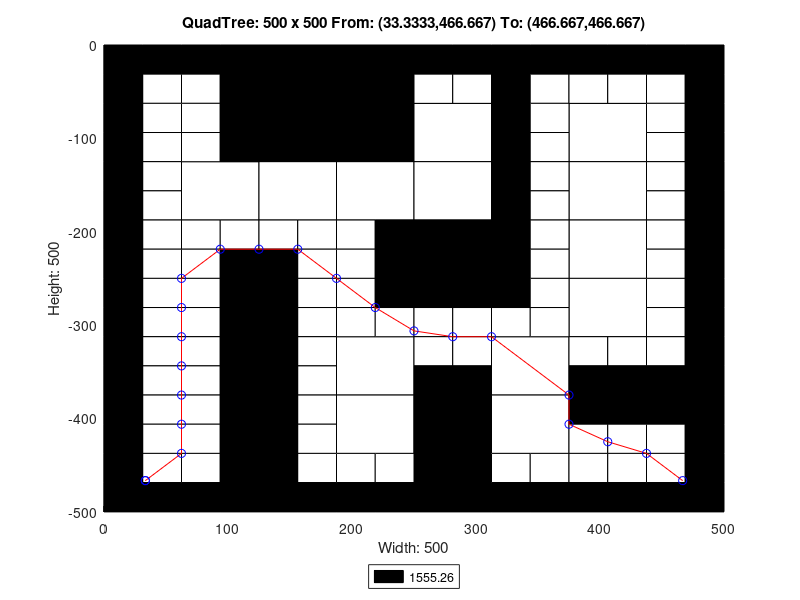

This chart was generated by the following MATLAB code:
axis([0 500 -500 0]);
title('QuadTree: 500 x 500 From: (33.3333,466.667) To: (466.667,466.667)');
xlabel('Width: 500');
ylabel('Height: 500');
rectangle('Position',[125 -125 125 125], 'FaceColor',[0 0 0]);
rectangle('Position',[62.5 -187.5 62.5 62.5], 'FaceColor',[1 1 1]);
rectangle('Position',[125 -187.5 62.5 62.5], 'FaceColor',[1 1 1]);
rectangle('Position',[187.5 -187.5 62.5 62.5], 'FaceColor',[1 1 1]);
rectangle('Position',[250 -125 62.5 62.5], 'FaceColor',[1 1 1]);
rectangle('Position',[375 -125 62.5 62.5], 'FaceColor',[1 1 1]);
rectangle('Position',[250 -187.5 62.5 62.5], 'FaceColor',[1 1 1]);
rectangle('Position',[250 -250 62.5 62.5], 'FaceColor',[0 0 0]);
rectangle('Position',[375 -187.5 62.5 62.5], 'FaceColor',[1 1 1]);
rectangle('Position',[375 -250 62.5 62.5], 'FaceColor',[1 1 1]);
rectangle('Position',[187.5 -375 62.5 62.5], 'FaceColor',[1 1 1]);
rectangle('Position',[187.5 -437.5 62.5 62.5], 'FaceColor',[1 1 1]);
rectangle('Position',[312.5 -375 62.5 62.5], 'FaceColor',[1 1 1]);
rectangle('Position',[375 -312.5 62.5 62.5], 'FaceColor',[1 1 1]);
rectangle('Position',[250 -437.5 62.5 62.5], 'FaceColor',[0 0 0]);
rectangle('Position',[312.5 -437.5 62.5 62.5], 'FaceColor',[1 1 1]);
rectangle('Position',[250 -500 62.5 62.5], 'FaceColor',[0 0 0]);
rectangle('Position',[0 -31.25 31.25 31.25], 'FaceColor',[0 0 0]);
rectangle('Position',[31.25 -31.25 31.25 31.25], 'FaceColor',[0 0 0]);
rectangle('Position',[0 -62.5 31.25 31.25], 'FaceColor',[0 0 0]);
rectangle('Position',[31.25 -62.5 31.25 31.25], 'FaceColor',[1 1 1]);
rectangle('Position',[62.5 -31.25 31.25 31.25], 'FaceColor',[0 0 0]);
rectangle('Position',[93.75 -31.25 31.25 31.25], 'FaceColor',[0 0 0]);
rectangle('Position',[62.5 -62.5 31.25 31.25], 'FaceColor',[1 1 1]);
rectangle('Position',[93.75 -62.5 31.25 31.25], 'FaceColor',[0 0 0]);
rectangle('Position',[0 -93.75 31.25 31.25], 'FaceColor',[0 0 0]);
rectangle('Position',[31.25 -93.75 31.25 31.25], 'FaceColor',[1 1 1]);
rectangle('Position',[0 -125 31.25 31.25], 'FaceColor',[0 0 0]);
rectangle('Position',[31.25 -125 31.25 31.25], 'FaceColor',[1 1 1]);
rectangle('Position',[62.5 -93.75 31.25 31.25], 'FaceColor',[1 1 1]);
rectangle('Position',[93.75 -93.75 31.25 31.25], 'FaceColor',[0 0 0]);
rectangle('Position',[62.5 -125 31.25 31.25], 'FaceColor',[1 1 1]);
rectangle('Position',[93.75 -125 31.25 31.25], 'FaceColor',[0 0 0]);
rectangle('Position',[0 -156.25 31.25 31.25], 'FaceColor',[0 0 0]);
rectangle('Position',[31.25 -156.25 31.25 31.25], 'FaceColor',[1 1 1]);
rectangle('Position',[0 -187.5 31.25 31.25], 'FaceColor',[0 0 0]);
rectangle('Position',[31.25 -187.5 31.25 31.25], 'FaceColor',[1 1 1]);
rectangle('Position',[0 -218.75 31.25 31.25], 'FaceColor',[0 0 0]);
rectangle('Position',[31.25 -218.75 31.25 31.25], 'FaceColor',[1 1 1]);
rectangle('Position',[0 -250 31.25 31.25], 'FaceColor',[0 0 0]);
rectangle('Position',[31.25 -250 31.25 31.25], 'FaceColor',[1 1 1]);
rectangle('Position',[62.5 -218.75 31.25 31.25], 'FaceColor',[1 1 1]);
rectangle('Position',[93.75 -218.75 31.25 31.25], 'FaceColor',[1 1 1]);
rectangle('Position',[62.5 -250 31.25 31.25], 'FaceColor',[1 1 1]);
rectangle('Position',[93.75 -250 31.25 31.25], 'FaceColor',[0 0 0]);
rectangle('Position',[125 -218.75 31.25 31.25], 'FaceColor',[1 1 1]);
rectangle('Position',[156.25 -218.75 31.25 31.25], 'FaceColor',[1 1 1]);
rectangle('Position',[125 -250 31.25 31.25], 'FaceColor',[0 0 0]);
rectangle('Position',[156.25 -250 31.25 31.25], 'FaceColor',[1 1 1]);
rectangle('Position',[187.5 -218.75 31.25 31.25], 'FaceColor',[1 1 1]);
rectangle('Position',[218.75 -218.75 31.25 31.25], 'FaceColor',[0 0 0]);
rectangle('Position',[187.5 -250 31.25 31.25], 'FaceColor',[1 1 1]);
rectangle('Position',[218.75 -250 31.25 31.25], 'FaceColor',[0 0 0]);
rectangle('Position',[250 -31.25 31.25 31.25], 'FaceColor',[0 0 0]);
rectangle('Position',[281.25 -31.25 31.25 31.25], 'FaceColor',[0 0 0]);
rectangle('Position',[250 -62.5 31.25 31.25], 'FaceColor',[1 1 1]);
rectangle('Position',[281.25 -62.5 31.25 31.25], 'FaceColor',[1 1 1]);
rectangle('Position',[312.5 -31.25 31.25 31.25], 'FaceColor',[0 0 0]);
rectangle('Position',[343.75 -31.25 31.25 31.25], 'FaceColor',[0 0 0]);
rectangle('Position',[312.5 -62.5 31.25 31.25], 'FaceColor',[0 0 0]);
rectangle('Position',[343.75 -62.5 31.25 31.25], 'FaceColor',[1 1 1]);
rectangle('Position',[312.5 -93.75 31.25 31.25], 'FaceColor',[0 0 0]);
rectangle('Position',[343.75 -93.75 31.25 31.25], 'FaceColor',[1 1 1]);
rectangle('Position',[312.5 -125 31.25 31.25], 'FaceColor',[0 0 0]);
rectangle('Position',[343.75 -125 31.25 31.25], 'FaceColor',[1 1 1]);
rectangle('Position',[375 -31.25 31.25 31.25], 'FaceColor',[0 0 0]);
rectangle('Position',[406.25 -31.25 31.25 31.25], 'FaceColor',[0 0 0]);
rectangle('Position',[375 -62.5 31.25 31.25], 'FaceColor',[1 1 1]);
rectangle('Position',[406.25 -62.5 31.25 31.25], 'FaceColor',[1 1 1]);
rectangle('Position',[437.5 -31.25 31.25 31.25], 'FaceColor',[0 0 0]);
rectangle('Position',[468.75 -31.25 31.25 31.25], 'FaceColor',[0 0 0]);
rectangle('Position',[437.5 -62.5 31.25 31.25], 'FaceColor',[1 1 1]);
rectangle('Position',[468.75 -62.5 31.25 31.25], 'FaceColor',[0 0 0]);
rectangle('Position',[437.5 -93.75 31.25 31.25], 'FaceColor',[1 1 1]);
rectangle('Position',[468.75 -93.75 31.25 31.25], 'FaceColor',[0 0 0]);
rectangle('Position',[437.5 -125 31.25 31.25], 'FaceColor',[1 1 1]);
rectangle('Position',[468.75 -125 31.25 31.25], 'FaceColor',[0 0 0]);
rectangle('Position',[312.5 -156.25 31.25 31.25], 'FaceColor',[0 0 0]);
rectangle('Position',[343.75 -156.25 31.25 31.25], 'FaceColor',[1 1 1]);
rectangle('Position',[312.5 -187.5 31.25 31.25], 'FaceColor',[0 0 0]);
rectangle('Position',[343.75 -187.5 31.25 31.25], 'FaceColor',[1 1 1]);
rectangle('Position',[312.5 -218.75 31.25 31.25], 'FaceColor',[0 0 0]);
rectangle('Position',[343.75 -218.75 31.25 31.25], 'FaceColor',[1 1 1]);
rectangle('Position',[312.5 -250 31.25 31.25], 'FaceColor',[0 0 0]);
rectangle('Position',[343.75 -250 31.25 31.25], 'FaceColor',[1 1 1]);
rectangle('Position',[437.5 -156.25 31.25 31.25], 'FaceColor',[1 1 1]);
rectangle('Position',[468.75 -156.25 31.25 31.25], 'FaceColor',[0 0 0]);
rectangle('Position',[437.5 -187.5 31.25 31.25], 'FaceColor',[1 1 1]);
rectangle('Position',[468.75 -187.5 31.25 31.25], 'FaceColor',[0 0 0]);
rectangle('Position',[437.5 -218.75 31.25 31.25], 'FaceColor',[1 1 1]);
rectangle('Position',[468.75 -218.75 31.25 31.25], 'FaceColor',[0 0 0]);
rectangle('Position',[437.5 -250 31.25 31.25], 'FaceColor',[1 1 1]);
rectangle('Position',[468.75 -250 31.25 31.25], 'FaceColor',[0 0 0]);
rectangle('Position',[0 -281.25 31.25 31.25], 'FaceColor',[0 0 0]);
rectangle('Position',[31.25 -281.25 31.25 31.25], 'FaceColor',[1 1 1]);
rectangle('Position',[0 -312.5 31.25 31.25], 'FaceColor',[0 0 0]);
rectangle('Position',[31.25 -312.5 31.25 31.25], 'FaceColor',[1 1 1]);
rectangle('Position',[62.5 -281.25 31.25 31.25], 'FaceColor',[1 1 1]);
rectangle('Position',[93.75 -281.25 31.25 31.25], 'FaceColor',[0 0 0]);
rectangle('Position',[62.5 -312.5 31.25 31.25], 'FaceColor',[1 1 1]);
rectangle('Position',[93.75 -312.5 31.25 31.25], 'FaceColor',[0 0 0]);
rectangle('Position',[0 -343.75 31.25 31.25], 'FaceColor',[0 0 0]);
rectangle('Position',[31.25 -343.75 31.25 31.25], 'FaceColor',[1 1 1]);
rectangle('Position',[0 -375 31.25 31.25], 'FaceColor',[0 0 0]);
rectangle('Position',[31.25 -375 31.25 31.25], 'FaceColor',[1 1 1]);
rectangle('Position',[62.5 -343.75 31.25 31.25], 'FaceColor',[1 1 1]);
rectangle('Position',[93.75 -343.75 31.25 31.25], 'FaceColor',[0 0 0]);
rectangle('Position',[62.5 -375 31.25 31.25], 'FaceColor',[1 1 1]);
rectangle('Position',[93.75 -375 31.25 31.25], 'FaceColor',[0 0 0]);
rectangle('Position',[125 -281.25 31.25 31.25], 'FaceColor',[0 0 0]);
rectangle('Position',[156.25 -281.25 31.25 31.25], 'FaceColor',[1 1 1]);
rectangle('Position',[125 -312.5 31.25 31.25], 'FaceColor',[0 0 0]);
rectangle('Position',[156.25 -312.5 31.25 31.25], 'FaceColor',[1 1 1]);
rectangle('Position',[187.5 -281.25 31.25 31.25], 'FaceColor',[1 1 1]);
rectangle('Position',[218.75 -281.25 31.25 31.25], 'FaceColor',[0 0 0]);
rectangle('Position',[187.5 -312.5 31.25 31.25], 'FaceColor',[1 1 1]);
rectangle('Position',[218.75 -312.5 31.25 31.25], 'FaceColor',[1 1 1]);
rectangle('Position',[125 -343.75 31.25 31.25], 'FaceColor',[0 0 0]);
rectangle('Position',[156.25 -343.75 31.25 31.25], 'FaceColor',[1 1 1]);
rectangle('Position',[125 -375 31.25 31.25], 'FaceColor',[0 0 0]);
rectangle('Position',[156.25 -375 31.25 31.25], 'FaceColor',[1 1 1]);
rectangle('Position',[0 -406.25 31.25 31.25], 'FaceColor',[0 0 0]);
rectangle('Position',[31.25 -406.25 31.25 31.25], 'FaceColor',[1 1 1]);
rectangle('Position',[0 -437.5 31.25 31.25], 'FaceColor',[0 0 0]);
rectangle('Position',[31.25 -437.5 31.25 31.25], 'FaceColor',[1 1 1]);
rectangle('Position',[62.5 -406.25 31.25 31.25], 'FaceColor',[1 1 1]);
rectangle('Position',[93.75 -406.25 31.25 31.25], 'FaceColor',[0 0 0]);
rectangle('Position',[62.5 -437.5 31.25 31.25], 'FaceColor',[1 1 1]);
rectangle('Position',[93.75 -437.5 31.25 31.25], 'FaceColor',[0 0 0]);
rectangle('Position',[0 -468.75 31.25 31.25], 'FaceColor',[0 0 0]);
rectangle('Position',[31.25 -468.75 31.25 31.25], 'FaceColor',[1 1 1]);
rectangle('Position',[0 -500 31.25 31.25], 'FaceColor',[0 0 0]);
rectangle('Position',[31.25 -500 31.25 31.25], 'FaceColor',[0 0 0]);
rectangle('Position',[62.5 -468.75 31.25 31.25], 'FaceColor',[1 1 1]);
rectangle('Position',[93.75 -468.75 31.25 31.25], 'FaceColor',[0 0 0]);
rectangle('Position',[62.5 -500 31.25 31.25], 'FaceColor',[0 0 0]);
rectangle('Position',[93.75 -500 31.25 31.25], 'FaceColor',[0 0 0]);
rectangle('Position',[125 -406.25 31.25 31.25], 'FaceColor',[0 0 0]);
rectangle('Position',[156.25 -406.25 31.25 31.25], 'FaceColor',[1 1 1]);
rectangle('Position',[125 -437.5 31.25 31.25], 'FaceColor',[0 0 0]);
rectangle('Position',[156.25 -437.5 31.25 31.25], 'FaceColor',[1 1 1]);
rectangle('Position',[125 -468.75 31.25 31.25], 'FaceColor',[0 0 0]);
rectangle('Position',[156.25 -468.75 31.25 31.25], 'FaceColor',[1 1 1]);
rectangle('Position',[125 -500 31.25 31.25], 'FaceColor',[0 0 0]);
rectangle('Position',[156.25 -500 31.25 31.25], 'FaceColor',[0 0 0]);
rectangle('Position',[187.5 -468.75 31.25 31.25], 'FaceColor',[1 1 1]);
rectangle('Position',[218.75 -468.75 31.25 31.25], 'FaceColor',[1 1 1]);
rectangle('Position',[187.5 -500 31.25 31.25], 'FaceColor',[0 0 0]);
rectangle('Position',[218.75 -500 31.25 31.25], 'FaceColor',[0 0 0]);
rectangle('Position',[250 -281.25 31.25 31.25], 'FaceColor',[0 0 0]);
rectangle('Position',[281.25 -281.25 31.25 31.25], 'FaceColor',[0 0 0]);
rectangle('Position',[250 -312.5 31.25 31.25], 'FaceColor',[1 1 1]);
rectangle('Position',[281.25 -312.5 31.25 31.25], 'FaceColor',[1 1 1]);
rectangle('Position',[312.5 -281.25 31.25 31.25], 'FaceColor',[0 0 0]);
rectangle('Position',[343.75 -281.25 31.25 31.25], 'FaceColor',[1 1 1]);
rectangle('Position',[312.5 -312.5 31.25 31.25], 'FaceColor',[1 1 1]);
rectangle('Position',[343.75 -312.5 31.25 31.25], 'FaceColor',[1 1 1]);
rectangle('Position',[250 -343.75 31.25 31.25], 'FaceColor',[1 1 1]);
rectangle('Position',[281.25 -343.75 31.25 31.25], 'FaceColor',[1 1 1]);
rectangle('Position',[250 -375 31.25 31.25], 'FaceColor',[0 0 0]);
rectangle('Position',[281.25 -375 31.25 31.25], 'FaceColor',[0 0 0]);
rectangle('Position',[437.5 -281.25 31.25 31.25], 'FaceColor',[1 1 1]);
rectangle('Position',[468.75 -281.25 31.25 31.25], 'FaceColor',[0 0 0]);
rectangle('Position',[437.5 -312.5 31.25 31.25], 'FaceColor',[1 1 1]);
rectangle('Position',[468.75 -312.5 31.25 31.25], 'FaceColor',[0 0 0]);
rectangle('Position',[375 -343.75 31.25 31.25], 'FaceColor',[1 1 1]);
rectangle('Position',[406.25 -343.75 31.25 31.25], 'FaceColor',[1 1 1]);
rectangle('Position',[375 -375 31.25 31.25], 'FaceColor',[0 0 0]);
rectangle('Position',[406.25 -375 31.25 31.25], 'FaceColor',[0 0 0]);
rectangle('Position',[437.5 -343.75 31.25 31.25], 'FaceColor',[1 1 1]);
rectangle('Position',[468.75 -343.75 31.25 31.25], 'FaceColor',[0 0 0]);
rectangle('Position',[437.5 -375 31.25 31.25], 'FaceColor',[0 0 0]);
rectangle('Position',[468.75 -375 31.25 31.25], 'FaceColor',[0 0 0]);
rectangle('Position',[312.5 -468.75 31.25 31.25], 'FaceColor',[1 1 1]);
rectangle('Position',[343.75 -468.75 31.25 31.25], 'FaceColor',[1 1 1]);
rectangle('Position',[312.5 -500 31.25 31.25], 'FaceColor',[0 0 0]);
rectangle('Position',[343.75 -500 31.25 31.25], 'FaceColor',[0 0 0]);
rectangle('Position',[375 -406.25 31.25 31.25], 'FaceColor',[0 0 0]);
rectangle('Position',[406.25 -406.25 31.25 31.25], 'FaceColor',[0 0 0]);
rectangle('Position',[375 -437.5 31.25 31.25], 'FaceColor',[1 1 1]);
rectangle('Position',[406.25 -437.5 31.25 31.25], 'FaceColor',[1 1 1]);
rectangle('Position',[437.5 -406.25 31.25 31.25], 'FaceColor',[0 0 0]);
rectangle('Position',[468.75 -406.25 31.25 31.25], 'FaceColor',[0 0 0]);
rectangle('Position',[437.5 -437.5 31.25 31.25], 'FaceColor',[1 1 1]);
rectangle('Position',[468.75 -437.5 31.25 31.25], 'FaceColor',[0 0 0]);
rectangle('Position',[375 -468.75 31.25 31.25], 'FaceColor',[1 1 1]);
rectangle('Position',[406.25 -468.75 31.25 31.25], 'FaceColor',[1 1 1]);
rectangle('Position',[375 -500 31.25 31.25], 'FaceColor',[0 0 0]);
rectangle('Position',[406.25 -500 31.25 31.25], 'FaceColor',[0 0 0]);
rectangle('Position',[437.5 -468.75 31.25 31.25], 'FaceColor',[1 1 1]);
rectangle('Position',[468.75 -468.75 31.25 31.25], 'FaceColor',[0 0 0]);
rectangle('Position',[437.5 -500 31.25 31.25], 'FaceColor',[0 0 0]);
rectangle('Position',[468.75 -500 31.25 31.25], 'FaceColor',[0 0 0]);
X=[466.667,437.5,406.25,375,375,312.5,281.25,250,218.75,187.5,156.25,125,93.75,62.5,62.5,62.5,62.5,62.5,62.5,62.5,33.3333,33.3333];
Y=[-466.667,-437.5,-425,-406.25,-375,-312.5,-312.5,-306.25,-281.25,-250,-218.75,-218.75,-218.75,-250,-281.25,-312.5,-343.75,-375,-406.25,-437.5,-466.667,-466.667];
hold on;
plot(X,Y,'r');
plot(X,Y,'bo');
legend('1555.26','Location','southoutside');
